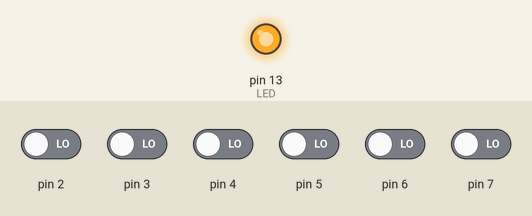
Simulated run of this sketch. Board: Arduino Uno, built with avr-gcc and run on an emulated ATmega328P. Parts: output pins drawn as LEDs (lit = HIGH). Dashed ring = blinking. The inputs (shaded band) are chosen by the test bench; at power-on: pin 2–7 LOW. What the sketch prints to the serial monitor is not drawn.

Above: at 1.2 s.
1.3 s: pin 2 driven HIGH
At 2.42 s:
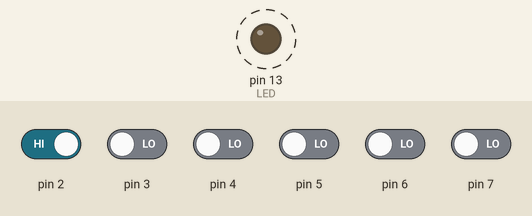
4.8 s: pin 3 driven HIGH
At 5.7 s:
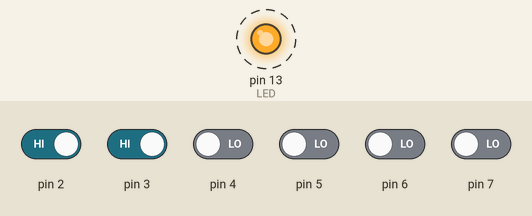
Timing chart, 0 to 14.3 s (numbered marks = the images above; inputs shaded):
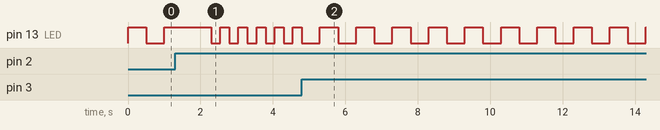

The sketch:

TimerInterruptsRegister.ino
```cpp
void setup() {
  DDRB |= (1 << DDB5);      // Set pin 13 as an output (Arduino Uno's built-in LED)
  DDRD &= ~(1 << DDD2);     // Set pin 2 as an input
  PORTB &= ~(1 << PORTB5);  // Turn off the LED initially
  Serial.begin(9600);       // Initialize serial communication at 9600 baud rate

  // Configure Timer1 for generating interrupts
  TCCR1A = 0;               // Clear Timer1 Control Register A
  TCCR1B = 0;               // Clear Timer1 Control Register B
  TCNT1 = 0;                // Reset Timer1 counter
  TCCR1B |= (1 << CS12);    // Set prescaler to 256
  OCR1A = 15625;            // Set the output compare register to generate interrupt every 0.25 seconds (31250 clock cycles is 0.5 second)
  TIMSK1 |= (1 << OCIE1A);  // Enable output compare interrupt for Timer1
}

ISR(TIMER1_COMPA_vect)  // Interrupt service routine for Timer1 compare match
{
  TCNT1 = 0;               // Reset Timer1 counter
  PORTB ^= (1 << PORTB5);  // Toggle LED on pin 13
}

// Explanation of digitalRead alternative for reading specific bits
// This is NOT equal to: int value = digitalRead(5);
// Why? Because value = an 8-bit value. For only 1 bit, you need to shift registers
// int value = PIND & B00100000;

// This is equal to int value2 = digitalRead(5);
// Since we read the fifth bit, we need to shift 5 times to the right
// int value2 = (PIND >> 5 & B00100000 >> 5);
void loop() {
  if (PIND >> 2 == 1) {    // Check if the input on pin 2 is HIGH
    OCR1A = 15625;         // Set the output compare register to generate interrupt every 0.25 seconds
    Serial.println(PIND >> 2);  // Print the value read from pin 2 shifted 2 times to the right
  } else {
    OCR1A = 31250;         // Set the output compare register to generate interrupt every 0.5 seconds
    Serial.println(PIND >> 2);  // Print the value read from pin 2 shifted 2 times to the right
  }
}
```

Measured:
- after the input at 1.3 s, pin 13 (LED): alternates HIGH for 0.25 s and LOW for 0.25 s, starting after 1.0 s
- after the input at 4.8 s, pin 13 (LED): alternates HIGH for 0.50 s and LOW for 0.50 s, starting after 0.50 s
